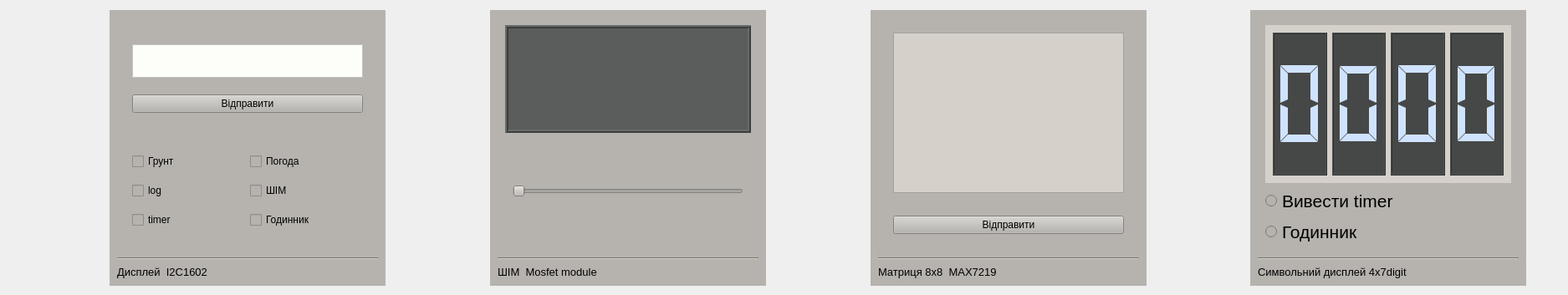
        <widget class="QWidget" name="widget_devices_subblock1" native="true">
         <property name="sizePolicy">
          <sizepolicy hsizetype="Preferred" vsizetype="Preferred">
           <horstretch>0</horstretch>
           <verstretch>0</verstretch>
          </sizepolicy>
         </property>
         <property name="maximumSize">
          <size>
           <width>3000</width>
           <height>3000</height>
          </size>
         </property>
         <layout class="QGridLayout" name="gridLayout_2">
          <item row="0" column="4">
           <spacer name="horizontalSpacer_15">
            <property name="orientation">
             <enum>Qt::Horizontal</enum>
            </property>
            <property name="sizeType">
             <enum>QSizePolicy::Maximum</enum>
            </property>
            <property name="sizeHint" stdset="0">
             <size>
              <width>80</width>
              <height>1</height>
             </size>
            </property>
           </spacer>
          </item>
          <item row="0" column="3">
           <spacer name="horizontalSpacer_14">
            <property name="orientation">
             <enum>Qt::Horizontal</enum>
            </property>
            <property name="sizeHint" stdset="0">
             <size>
              <width>369</width>
              <height>1</height>
             </size>
            </property>
           </spacer>
          </item>
          <item row="0" column="5">
           <spacer name="horizontalSpacer_16">
            <property name="orientation">
             <enum>Qt::Horizontal</enum>
            </property>
            <property name="sizeHint" stdset="0">
             <size>
              <width>368</width>
              <height>1</height>
             </size>
            </property>
           </spacer>
          </item>
          <item row="0" column="7">
           <spacer name="horizontalSpacer_17">
            <property name="orientation">
             <enum>Qt::Horizontal</enum>
            </property>
            <property name="sizeHint" stdset="0">
             <size>
              <width>369</width>
              <height>1</height>
             </size>
            </property>
           </spacer>
          </item>
          <item row="0" column="2">
           <spacer name="horizontalSpacer_13">
            <property name="orientation">
             <enum>Qt::Horizontal</enum>
            </property>
            <property name="sizeType">
             <enum>QSizePolicy::Maximum</enum>
            </property>
            <property name="sizeHint" stdset="0">
             <size>
              <width>80</width>
              <height>1</height>
             </size>
            </property>
           </spacer>
          </item>
          <item row="0" column="6">
           <spacer name="horizontalSpacer_18">
            <property name="orientation">
             <enum>Qt::Horizontal</enum>
            </property>
            <property name="sizeType">
             <enum>QSizePolicy::Maximum</enum>
            </property>
            <property name="sizeHint" stdset="0">
             <size>
              <width>80</width>
              <height>1</height>
             </size>
            </property>
           </spacer>
          </item>
          <item row="0" column="0">
           <spacer name="horizontalSpacer_19">
            <property name="orientation">
             <enum>Qt::Horizontal</enum>
            </property>
            <property name="sizeType">
             <enum>QSizePolicy::Maximum</enum>
            </property>
            <property name="sizeHint" stdset="0">
             <size>
              <width>120</width>
              <height>1</height>
             </size>
            </property>
           </spacer>
          </item>
          <item row="0" column="1">
           <spacer name="horizontalSpacer_12">
            <property name="orientation">
             <enum>Qt::Horizontal</enum>
            </property>
            <property name="sizeHint" stdset="0">
             <size>
              <width>369</width>
              <height>1</height>
             </size>
            </property>
           </spacer>
          </item>
          <item row="2" column="1">
           <widget class="QWidget" name="widget_i2c1602" native="true">
            <property name="sizePolicy">
             <sizepolicy hsizetype="Minimum" vsizetype="Minimum">
              <horstretch>0</horstretch>
              <verstretch>0</verstretch>
             </sizepolicy>
            </property>
            <property name="minimumSize">
             <size>
              <width>150</width>
              <height>105</height>
             </size>
            </property>
            <property name="maximumSize">
             <size>
              <width>330</width>
              <height>330</height>
             </size>
            </property>
            <property name="styleSheet">
             <string notr="true">background-color:rgb(182, 179, 174);</string>
            </property>
            <layout class="QVBoxLayout" name="verticalLayout_2">
             <item>
              <widget class="QWidget" name="widget" native="true">
               <property name="minimumSize">
                <size>
                 <width>132</width>
                 <height>138</height>
                </size>
               </property>
               <layout class="QGridLayout" name="gridLayout_7">
                <item row="3" column="0">
                 <widget class="QWidget" name="widget_3" native="true">
                  <property name="minimumSize">
                   <size>
                    <width>140</width>
                    <height>0</height>
                   </size>
                  </property>
                  <layout class="QGridLayout" name="gridLayout_9">
                   <item row="2" column="0">
                    <widget class="QCheckBox" name="checkBox_i2c1602_show_log">
                     <property name="text">
                      <string>log</string>
                     </property>
                    </widget>
                   </item>
                   <item row="2" column="1">
                    <widget class="QCheckBox" name="checkBox_i2c1602_show_pwm">
                     <property name="text">
                      <string>ШІМ</string>
                     </property>
                    </widget>
                   </item>
                   <item row="1" column="1">
                    <widget class="QCheckBox" name="checkBox_i2c1602_show_weather">
                     <property name="text">
                      <string>Погода</string>
                     </property>
                    </widget>
                   </item>
                   <item row="1" column="0">
                    <widget class="QCheckBox" name="checkBox_i2c1602_show_moisure">
                     <property name="text">
                      <string>Грунт</string>
                     </property>
                    </widget>
                   </item>
                   <item row="3" column="0">
                    <widget class="QCheckBox" name="checkBox_i2c1602_show_timer">
                     <property name="text">
                      <string>timer</string>
                     </property>
                    </widget>
                   </item>
                   <item row="3" column="1">
                    <widget class="QCheckBox" name="checkBox_i2c1602_show_clock">
                     <property name="text">
                      <string>Годинник</string>
                     </property>
                    </widget>
                   </item>
                  </layout>
                 </widget>
                </item>
                <item row="2" column="0">
                 <widget class="QWidget" name="widget_2" native="true">
                  <layout class="QGridLayout" name="gridLayout_8">
                   <item row="0" column="0" colspan="2">
                    <widget class="QTextEdit" name="textEdit_i2c1602_send_text">
                     <property name="sizePolicy">
                      <sizepolicy hsizetype="Expanding" vsizetype="Maximum">
                       <horstretch>0</horstretch>
                       <verstretch>0</verstretch>
                      </sizepolicy>
                     </property>
                     <property name="minimumSize">
                      <size>
                       <width>0</width>
                       <height>35</height>
                      </size>
                     </property>
                     <property name="maximumSize">
                      <size>
                       <width>300</width>
                       <height>40</height>
                      </size>
                     </property>
                     <property name="styleSheet">
                      <string notr="true">background-color:#fdfef9;</string>
                     </property>
                     <property name="midLineWidth">
                      <number>3</number>
                     </property>
                    </widget>
                   </item>
                   <item row="1" column="0" colspan="2">
                    <widget class="QPushButton" name="pushButton_i2c1602_send_text">
                     <property name="text">
                      <string>Відправити</string>
                     </property>
                    </widget>
                   </item>
                  </layout>
                 </widget>
                </item>
               </layout>
              </widget>
             </item>
             <item>
              <widget class="Line" name="line">
               <property name="orientation">
                <enum>Qt::Horizontal</enum>
               </property>
              </widget>
             </item>
             <item>
              <widget class="QLabel" name="label">
               <property name="maximumSize">
                <size>
                 <width>16777215</width>
                 <height>16</height>
                </size>
               </property>
               <property name="font">
                <font>
                 <pointsize>10</pointsize>
                </font>
               </property>
               <property name="text">
                <string>Дисплей  I2C1602</string>
               </property>
              </widget>
             </item>
            </layout>
           </widget>
          </item>
          <item row="2" column="3">
           <widget class="QWidget" name="widget_mosfet" native="true">
            <property name="sizePolicy">
             <sizepolicy hsizetype="Minimum" vsizetype="Minimum">
              <horstretch>0</horstretch>
              <verstretch>0</verstretch>
             </sizepolicy>
            </property>
            <property name="minimumSize">
             <size>
              <width>150</width>
              <height>105</height>
             </size>
            </property>
            <property name="maximumSize">
             <size>
              <width>330</width>
              <height>330</height>
             </size>
            </property>
            <property name="styleSheet">
             <string notr="true">background-color:rgb(182, 179, 174);</string>
            </property>
            <layout class="QVBoxLayout" name="verticalLayout_3">
             <item>
              <widget class="QWidget" name="widget_13" native="true">
               <property name="minimumSize">
                <size>
                 <width>0</width>
                 <height>138</height>
                </size>
               </property>
               <layout class="QGridLayout" name="gridLayout_13">
                <item row="1" column="0">
                 <widget class="QWidget" name="widget_24" native="true">
                  <layout class="QGridLayout" name="gridLayout_14">
                   <item row="0" column="0">
                    <widget class="QSlider" name="horizontalSlider_pwm_duty_cycle">
                     <property name="orientation">
                      <enum>Qt::Horizontal</enum>
                     </property>
                    </widget>
                   </item>
                  </layout>
                 </widget>
                </item>
                <item row="0" column="0">
                 <widget class="QFrame" name="frame_pwm_oscilloscope">
                  <property name="minimumSize">
                   <size>
                    <width>0</width>
                    <height>90</height>
                   </size>
                  </property>
                  <property name="styleSheet">
                   <string notr="true">background-color:rgb(90, 93, 92);
</string>
                  </property>
                  <property name="frameShape">
                   <enum>QFrame::Box</enum>
                  </property>
                  <property name="frameShadow">
                   <enum>QFrame::Raised</enum>
                  </property>
                  <property name="lineWidth">
                   <number>2</number>
                  </property>
                  <property name="midLineWidth">
                   <number>0</number>
                  </property>
                  <layout class="QGridLayout" name="gridLayout_15"/>
                 </widget>
                </item>
               </layout>
              </widget>
             </item>
             <item>
              <widget class="Line" name="line_3">
               <property name="orientation">
                <enum>Qt::Horizontal</enum>
               </property>
              </widget>
             </item>
             <item>
              <widget class="QLabel" name="label_3">
               <property name="maximumSize">
                <size>
                 <width>16777215</width>
                 <height>16</height>
                </size>
               </property>
               <property name="font">
                <font>
                 <pointsize>10</pointsize>
                </font>
               </property>
               <property name="text">
                <string>ШІМ  Mosfet module</string>
               </property>
              </widget>
             </item>
            </layout>
           </widget>
          </item>
          <item row="2" column="7">
           <widget class="QWidget" name="widget_symbolik4x7digit" native="true">
            <property name="sizePolicy">
             <sizepolicy hsizetype="Minimum" vsizetype="Minimum">
              <horstretch>0</horstretch>
              <verstretch>0</verstretch>
             </sizepolicy>
            </property>
            <property name="minimumSize">
             <size>
              <width>150</width>
              <height>105</height>
             </size>
            </property>
            <property name="maximumSize">
             <size>
              <width>330</width>
              <height>330</height>
             </size>
            </property>
            <property name="font">
             <font>
              <pointsize>16</pointsize>
             </font>
            </property>
            <property name="styleSheet">
             <string notr="true">background-color:rgb(182, 179, 174);</string>
            </property>
            <layout class="QGridLayout" name="gridLayout_24">
             <item row="4" column="0">
              <widget class="QLabel" name="label_4">
               <property name="maximumSize">
                <size>
                 <width>16777215</width>
                 <height>16</height>
                </size>
               </property>
               <property name="font">
                <font>
                 <pointsize>10</pointsize>
                </font>
               </property>
               <property name="text">
                <string>Символьний дисплей 4х7digit</string>
               </property>
              </widget>
             </item>
             <item row="3" column="0">
              <widget class="Line" name="line_4">
               <property name="orientation">
                <enum>Qt::Horizontal</enum>
               </property>
              </widget>
             </item>
             <item row="2" column="0">
              <widget class="QWidget" name="widget_28" native="true">
               <property name="minimumSize">
                <size>
                 <width>0</width>
                 <height>138</height>
                </size>
               </property>
               <layout class="QGridLayout" name="gridLayout_23">
                <item row="0" column="0">
                 <widget class="QWidget" name="widget_11" native="true">
                  <property name="styleSheet">
                   <string notr="true">background-color: rgb(213, 209, 202);</string>
                  </property>
                  <layout class="QHBoxLayout" name="horizontalLayout">
                   <item>
                    <widget class="QLCDNumber" name="lcdNumber_symb_disp1">
                     <property name="styleSheet">
                      <string notr="true">color: rgb(207, 227, 255);
background-color:#464847;</string>
                     </property>
                     <property name="digitCount">
                      <number>1</number>
                     </property>
                     <property name="segmentStyle">
                      <enum>QLCDNumber::Flat</enum>
                     </property>
                    </widget>
                   </item>
                   <item>
                    <widget class="QLCDNumber" name="lcdNumber_symb_disp2">
                     <property name="styleSheet">
                      <string notr="true">color: rgb(207, 227, 255);
background-color:#464847;</string>
                     </property>
                     <property name="digitCount">
                      <number>1</number>
                     </property>
                     <property name="segmentStyle">
                      <enum>QLCDNumber::Flat</enum>
                     </property>
                    </widget>
                   </item>
                   <item>
                    <widget class="QLCDNumber" name="lcdNumber_symb_disp3">
                     <property name="styleSheet">
                      <string notr="true">color: rgb(207, 227, 255);
background-color:#464847;</string>
                     </property>
                     <property name="digitCount">
                      <number>1</number>
                     </property>
                     <property name="segmentStyle">
                      <enum>QLCDNumber::Flat</enum>
                     </property>
                    </widget>
                   </item>
                   <item>
                    <widget class="QLCDNumber" name="lcdNumber_symb_disp4">
                     <property name="styleSheet">
                      <string notr="true">color: rgb(207, 227, 255);
background-color:#464847;</string>
                     </property>
                     <property name="digitCount">
                      <number>1</number>
                     </property>
                     <property name="segmentStyle">
                      <enum>QLCDNumber::Flat</enum>
                     </property>
                    </widget>
                   </item>
                  </layout>
                 </widget>
                </item>
                <item row="1" column="0">
                 <widget class="QRadioButton" name="radioButton_symb_disp_show_timer">
                  <property name="text">
                   <string>Вивести timer</string>
                  </property>
                 </widget>
                </item>
                <item row="2" column="0">
                 <widget class="QRadioButton" name="radioButton_symb_disp_show_clock">
                  <property name="text">
                   <string>Годинник</string>
                  </property>
                 </widget>
                </item>
               </layout>
              </widget>
             </item>
            </layout>
           </widget>
          </item>
          <item row="2" column="5">
           <widget class="QWidget" name="widget_matrix8x8" native="true">
            <property name="sizePolicy">
             <sizepolicy hsizetype="Minimum" vsizetype="Minimum">
              <horstretch>0</horstretch>
              <verstretch>0</verstretch>
             </sizepolicy>
            </property>
            <property name="minimumSize">
             <size>
              <width>150</width>
              <height>105</height>
             </size>
            </property>
            <property name="maximumSize">
             <size>
              <width>330</width>
              <height>330</height>
             </size>
            </property>
            <property name="styleSheet">
             <string notr="true">background-color:rgb(182, 179, 174);</string>
            </property>
            <layout class="QVBoxLayout" name="verticalLayout_8">
             <item>
              <widget class="QWidget" name="widget_23" native="true">
               <property name="minimumSize">
                <size>
                 <width>0</width>
                 <height>138</height>
                </size>
               </property>
               <layout class="QGridLayout" name="gridLayout_18">
                <item row="2" column="0">
                 <widget class="QWidget" name="widget_9" native="true">
                  <layout class="QGridLayout" name="gridLayout_22">
                   <item row="0" column="0">
                    <widget class="QPushButton" name="pushButton_matrix8x8_send">
                     <property name="text">
                      <string>Відправити</string>
                     </property>
                    </widget>
                   </item>
                  </layout>
                 </widget>
                </item>
                <item row="1" column="0">
                 <widget class="QWidget" name="widget_29" native="true">
                  <layout class="QVBoxLayout" name="verticalLayout">
                   <item>
                    <widget class="QTextEdit" name="textEdit_matrix8x8">
                     <property name="sizePolicy">
                      <sizepolicy hsizetype="Preferred" vsizetype="Preferred">
                       <horstretch>0</horstretch>
                       <verstretch>0</verstretch>
                      </sizepolicy>
                     </property>
                     <property name="font">
                      <font>
                       <pointsize>34</pointsize>
                      </font>
                     </property>
                     <property name="styleSheet">
                      <string notr="true">background-color: rgb(213, 209, 202);</string>
                     </property>
                    </widget>
                   </item>
                  </layout>
                 </widget>
                </item>
               </layout>
              </widget>
             </item>
             <item>
              <widget class="Line" name="line_2">
               <property name="orientation">
                <enum>Qt::Horizontal</enum>
               </property>
              </widget>
             </item>
             <item>
              <widget class="QLabel" name="label_2">
               <property name="minimumSize">
                <size>
                 <width>137</width>
                 <height>0</height>
                </size>
               </property>
               <property name="maximumSize">
                <size>
                 <width>16777215</width>
                 <height>16</height>
                </size>
               </property>
               <property name="font">
                <font>
                 <pointsize>10</pointsize>
                </font>
               </property>
               <property name="text">
                <string>Матриця 8х8  MAX7219 </string>
               </property>
              </widget>
             </item>
            </layout>
           </widget>
          </item>
          <item row="2" column="0">
           <spacer name="verticalSpacer">
            <property name="orientation">
             <enum>Qt::Vertical</enum>
            </property>
            <property name="sizeType">
             <enum>QSizePolicy::Maximum</enum>
            </property>
            <property name="sizeHint" stdset="0">
             <size>
              <width>20</width>
              <height>330</height>
             </size>
            </property>
           </spacer>
          </item>
         </layout>
        </widget>
